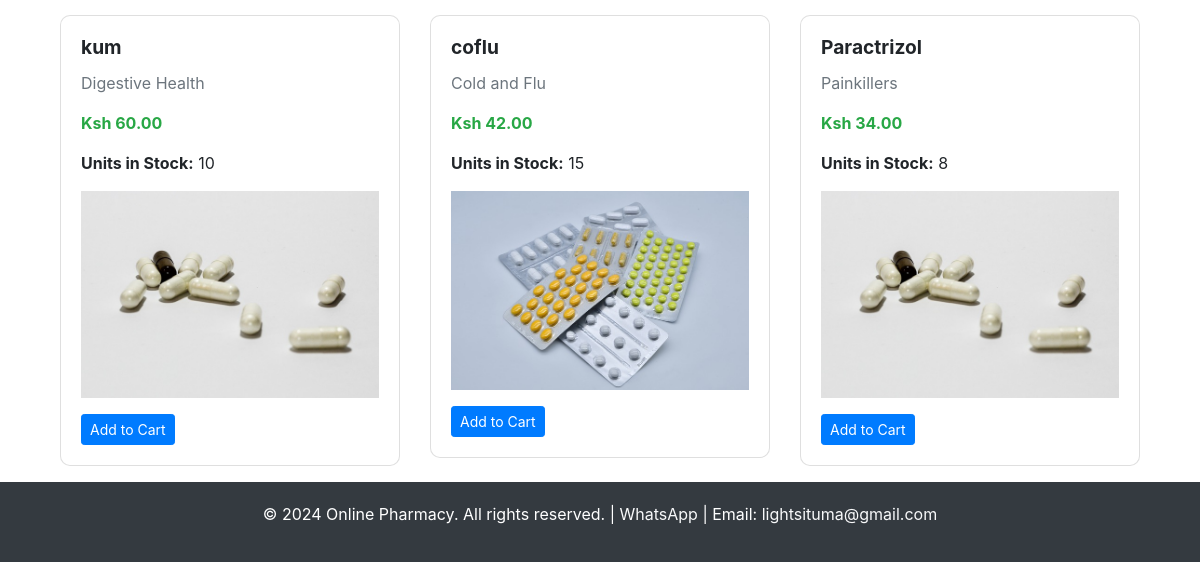
Before: /medicines/ (lower part) with the older database file.
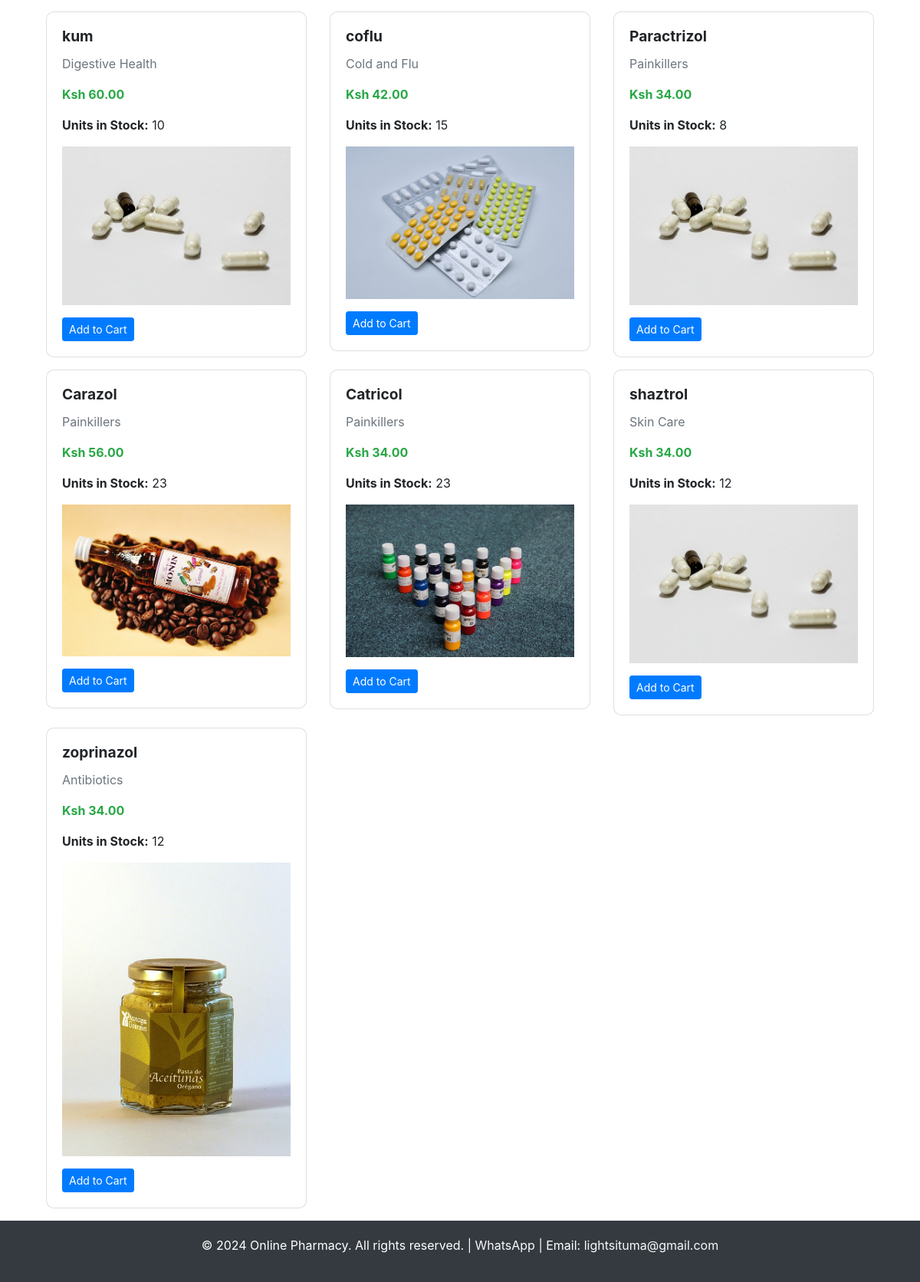
After: the same page with the newer database file.
### pharmacy_app/models.py (models this page shows, shortened)
class Medicine(models.Model):
    name = models.CharField(max_length=100)
    category = models.CharField(max_length=50)
    price = models.DecimalField(max_digits=10, decimal_places=2)
    stock = models.PositiveIntegerField()
    description = models.TextField()
    image = models.ImageField(upload_to='medicine_images/', blank=True, null=True)

### pharmacy_app/views.py (the view)
# urls.py: path('medicines/', views.medicine_list, name='medicine_list'),
def medicine_list(request):
    medicines = Medicine.objects.all()
    query = request.GET.get('query')
    category = request.GET.get('category')
    if query:
        medicines = medicines.filter(name__icontains=query)
    if category:
        medicines = medicines.filter(category__iexact=category)
    return render(request, 'medicine_list.html', {'medicines': medicines})

### pharmacy_app/templates/medicine_list.html (shortened to what this page needs)
{% extends "base.html" %}
{% load static %}
{% block content %}
<div class="container mt-4">
  <div class="row">
    {% for medicine in medicines %}
    <div class="col-md-4 mb-3">
      <div class="card">
        <div class="card-body">
          <h5 class="card-title">{{ medicine.name }}</h5>
          <p class="card-text text-muted">{{ medicine.category }}</p>
          <p class="text-success"><strong>Ksh {{ medicine.price }}</strong></p>
          <p><strong>Units in Stock:</strong> {{ medicine.stock }}</p>
          {% if medicine.image %}
            <img src="{{ medicine.image.url }}" alt="{{ medicine.name }}" class="img-fluid mb-3">
          {% else %}
            <img src="{% static 'images/img.png' %}" alt="No image" class="img-fluid mb-3">
          {% endif %}
          <div class="d-flex justify-content-between">
            {% if request.user.is_staff %}
            <a href="{% url 'medicine_update' medicine.pk %}" class="btn btn-warning btn-sm">Edit</a>
            <a href="{% url 'medicine_delete' medicine.pk %}" class="btn btn-danger btn-sm">Delete</a>
            {% elif medicine.stock > 0 %}
            <a href="{% url 'add_to_cart' medicine.pk %}" class="btn btn-primary btn-sm">Add to Cart</a>
            {% else %}
            <button class="btn btn-secondary btn-sm" disabled>Out of Stock</button>
            {% endif %}
          </div>
        </div>
      </div>
    </div>
    {% endfor %}
  </div>
</div>
{% endblock %}

Changed rows visible on the page:
added Medicine: name "Carazol", category "Painkillers", price "56.00", stock "23", image (picture), shows "Add to Cart"
added Medicine: name "Catricol", category "Painkillers", price "34.00", stock "23", image (picture), shows "Add to Cart"
added Medicine: name "shaztrol", category "Skin Care", price "34.00", stock "12", image (picture), shows "Add to Cart"
added Medicine: name "zoprinazol", category "Antibiotics", price "34.00", stock "12", image (picture), shows "Add to Cart"
